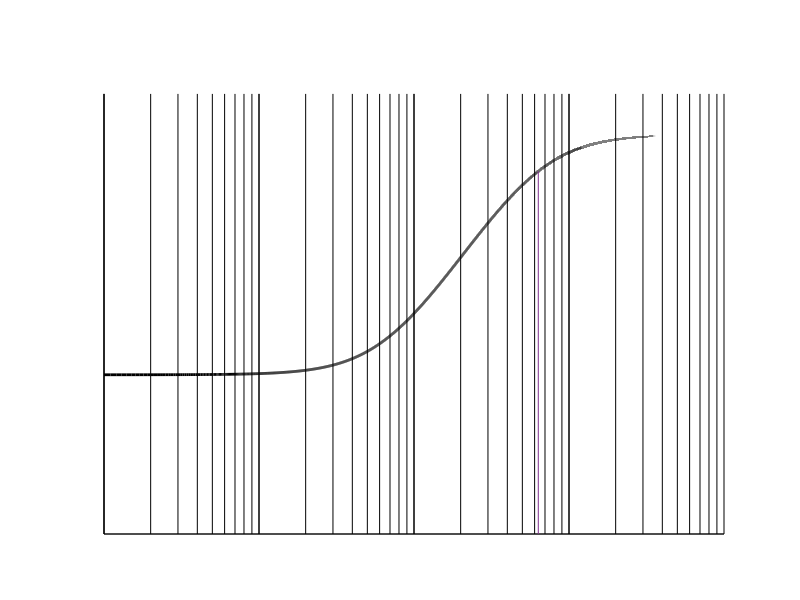
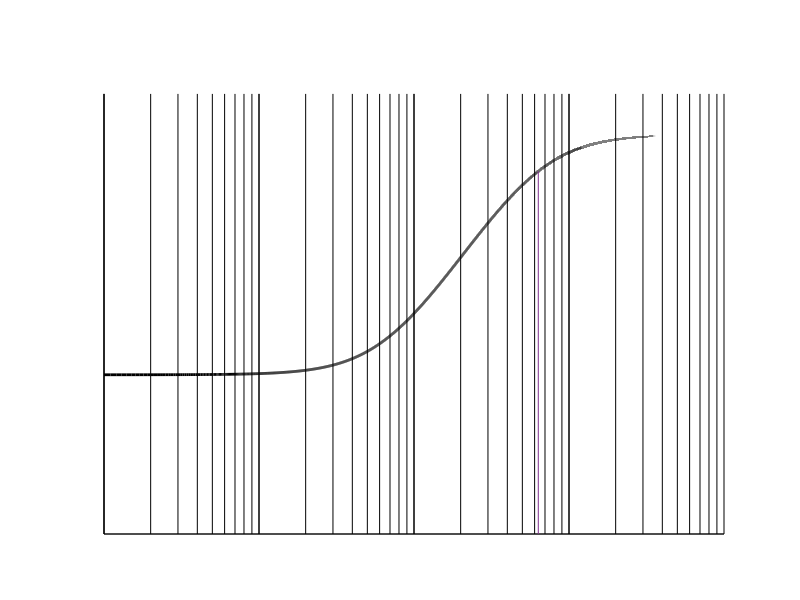

Reproduce these figures in MATLAB, in order.
#bodePlotWithCE on dB scale

clf
hold on


A=@(w) -43.05.*(j.*w+6666)./(j.*w+64068);


w=100:10:1000000;
plot(log10(w),10*log10(abs(A(w))),"linewidth",2,"color","black")

%axis x,y
plot([log10(100),log10(1000000)],[log10(1),log10(1)],"linewidth",1,"color","black")
plot([log10(100),log10(100)],[log10(1),18],"linewidth",1,"color","black")

%cut off freq
plot([log10(63370),log10(63370)],[log10(1),10*log10(abs(A(63370)))])
%plot([log10(100),log10(63370)],[10*log10(abs(A(63370))),10*log10(abs(A(63370)))])

%log-scale marking
xs=100:100:1000;
for x=xs
plot([log10(x),log10(x)],[0,18],"color","black")
endfor

xs=1000:1000:10000;
for x=xs
plot([log10(x),log10(x)],[0,18],"color","black")
endfor

xs=10000:10000:100000;
for x=xs
plot([log10(x),log10(x)],[0,18],"color","black")
endfor

xs=100000:100000:1000000;
for x=xs
plot([log10(x),log10(x)],[0,18],"color","black")
endfor

%x-axis ticks
%tk=[log10(1000),log10(10000),log10(100000),log10(1000000)];
%for i= tk
%plot([i,i],[0,-0.5],"linewidth",1,"color","black")
%endfor

%y-axis ticks
%tk=[5,10,15];
%for i= tk
%plot([log10(100),log10(90)],[i,i],"linewidth",1,"color","black")
%endfor

grid off
axis off

print -demf kbodePlotWithCE.emf
print -deps kbodePlotWithCE.eps
